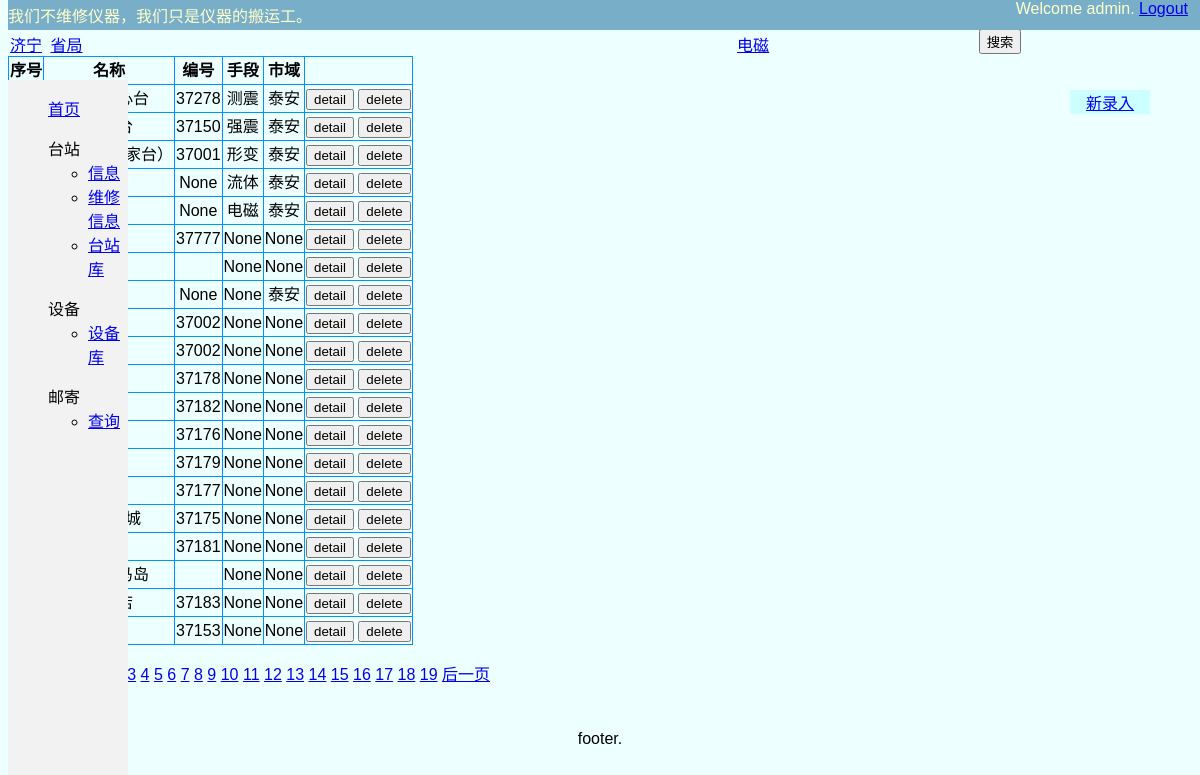
/manager/stationIndex/ (signed in), run on the app's committed database.
### manager/models.py (models this page shows, shortened)
class district(models.Model):
    district = models.CharField(max_length=32, default='', blank=True)
    class Meta:
        verbose_name = 'district'
    def __str__(self):
        return self.district

class measure_means(models.Model):
    means = models.CharField(max_length=32, default='', blank=True)
    def __str__(self):
        return self.means

class station(models.Model):
    code = models.CharField(max_length=32,default='',blank=True)
    name_en = models.CharField(max_length=64,default='',null=True,blank=True)
    name_cn = models.CharField(max_length=64)
    measure_means = models.ForeignKey('measure_means', on_delete=models.CASCADE,null=True,blank=True)
    project_source = models.CharField(max_length=32,blank=True,
                    default='十五',choices=PROCECT_CHOICE)
    district = models.ForeignKey('district', on_delete=models.CASCADE,null=True,blank=True)
    longtitude = models.FloatField(default=None,null=True,blank=True)
    latitude = models.FloatField(default=None,null=True,blank=True)
    heigh = models.FloatField(default=None,null=True,blank=True)
    lithology = models.CharField(max_length=32,default='',blank=True)
    address = models.CharField(max_length=256,default='',blank=True)
    staff_name = models.CharField(max_length=32,default='',blank=True)
    phone = models.CharField(max_length=32,default='',blank=True)
    note = models.TextField(max_length=256,blank=True)
    class Meta:
        verbose_name = '台站列表'
        verbose_name_plural = '台站列表'

### manager/views.py (the view)
# urls.py: path(r'stationIndex/', views.StationIndexView.as_view(), name='stationIndex'),
@method_decorator(login_required(login_url=('/manager/login')), name='dispatch')
class StationIndexView(generic.ListView):
    model = station
    context_object_name = 'station_list'
    template_name = 'manager/indexStation.html'
    paginate_by = 20
    ordering = ['district','name_cn']
    district = 0
    mean = 0
    def get_context_data(self, **kwargs):
        context = super().get_context_data(**kwargs)
        context['districts'] = district.objects.all()
        context['measure_means'] = measure_means.objects.all()
        return context
    def get_queryset(self):
        filter_dict = self.request.GET.dict()
        print('filter:'+str(filter_dict))
        if 'csrfmiddlewaretoken' in filter_dict.keys():
            filter_dict.pop('csrfmiddlewaretoken')
        if 'page' in filter_dict.keys():
            filter_dict.pop('page')
        if 'search_word' in filter_dict.keys():
            search_word = filter_dict['search_word']
            filter_dict.pop('search_word')
            queryset = self.model.objects.filter(**filter_dict).filter(Q(name_cn__icontains=search_word))
        else:
            queryset = self.model.objects.filter(**filter_dict)
        return queryset

### manager/templates/manager/indexStation.html (shortened to what this page needs)
{% extends './base.html' %}
{% block floatBtn %}
<a href="javascript:;" onclick="newRecord('stationIndex')">新录入</a>
{% endblock %}
{% block main %}
<div id="search_field">
{% include './filterDistrict.html' %}
{% include './filterMeasureMean.html' %}
{% include './filterKeyword.html' %}
</div>
<div>
<table id="dataTable" lay-filter="stationIndexTable">
    <thead>
        <tr>
            <th lay-data="{field:'number', width:80, sort: true}">序号</th>
            <th lay-data="{field:'name', width:200, sort: true}">名称</th>
            <th lay-data="{field:'sierialNum', width:80, sort: true}">编号</th>
            <th lay-data="{field:'measure_means', width:80, sort: true}">手段</th>
            <th lay-data="{field:'district', width:80, sort: true}">市域</th>
            <th lay-data="{field:'note', width:200, sort: true}"></th>
        </tr>
    </thead>
    <tbody>
    {% for record in station_list %}
    <tr>
    <td>{{ forloop.counter }}</td>
    <td>{{ record.name_cn }}</td>
    <td>{{ record.code }}</td>
    <td>{{ record.measure_means }}</td>
    <td>{{ record.district }}</td>
    <td><button onclick="edit({{ record.id }})">detail</button>
    <button onclick="deleteUnit({{ record.id }})" >delete</button></td>
    </tr>
    {% endfor %}
    </tbody>
</table>
{% include './paginator.html' %}
<a href="javascript:history.go(-1);">返回上一页</a>
</div>
{% endblock %}

### manager/templates/manager/base.html (shortened to what this page needs)
{% load static %}
<!DOCTYPE html>
<html lang="en">
<head>
    <link rel="stylesheet" type="text/css" href="{% static 'manager/my.css' %}" />
</head>
<body>
<header>
<div id="slogen">我们不维修仪器，我们只是仪器的搬运工。</div>
<div id="loginMenu">
{% if user.is_authenticated %}
<span>Welcome {{ user }}.</span>
<a href="{% url 'manager:logout' %}">Logout</a>
{% else %}
<a href="{% url 'manager:login' %}">Login</a>
{% endif %}
</div>
</header>
{% block body %}
{% if user.is_authenticated %}
<nav>
<div><ul>
       <label><a href="{% url 'manager:home' %}">首页</a></label>
</ul></div>
<div><ul>
        <label>台站</label>
        <ul>
            <li><a href="{% url 'manager:equipStatusIndex' %}">信息</a></li>
            <li><a href="{% url 'manager:equipMaintainIndex' %}">维修信息</a></li>
            <li><a href="{% url 'manager:stationIndex' %}">台站库</a></li>
        </ul>
</ul></div>
<div><ul>
        <label>设备</label>
        <ul>
             <li><a href="{% url 'manager:deviceIndex' %}">设备库</a></li>
        </ul>
</ul></div>
<div><ul>
        <label>邮寄</label>
        <ul>
             <li><a href="{% url 'manager:deleveryIndex' %}">查询</a></li>
        </ul>
</ul></div>
</nav>
{% endif %}
<div class="floatBtn">
{% block floatBtn %}{% endblock %}
</div>
<div class="main">
{% block main %}{% endblock %}
</div>
{% endblock %}
<footer>
footer.
</footer>
</body>
</html>

### manager/templates/manager/filterDistrict.html
 <div class="districtFilter">
 <span class="filterName">市域:</span>
  <a href="javascript:;"><span class="unselected" onclick="setFilter('district','all')">All</span></a>
  {% for district in districts %}
       <a href="javascript:;"><span id="district{{district.id}}" class="unselected" onclick="setFilter('district',{{ district.id }})">{{ district }}</span></a>
  {% endfor %}
 </div>

### manager/templates/manager/filterMeasureMean.html
 <div class="meanFilter">
 <span class="filterName">手段:</span>
  <a href="javascript:;"><span class="unselected" onclick="setFilter('measure_means','all')">All</span></a>
  {% for mean in measure_means %}
       <a href="javascript:;" ><span id="measure_means{{mean.id}}" class="unselected" onclick="setFilter('measure_means',{{ mean.id }})">{{ mean }}</span></a>
  {% endfor %}
 </div>

### manager/static/manager/my.css (style rules this page uses)
body { font-family: sans-serif; background-color: #EEFFFF; }
header { display: inline; width: 100%; height:30px; position:fixed; top:0; z-index:1; opacity:1; color: #ffc; background: #79aec8; }
#slogen { text-align: center; float: left; margin-top: 3px; }
#loginMenu { float: right; padding-right: 20px; }
nav { top:10%; width:120px; height: 100%; margin-left: 0; background-color:#f2f2f2; overflow: hidden; float: left; position:fixed; overflow-y: scroll; }
.floatBtn { position: fixed; width: 80px; top: 90px; right: 50px; background: #CCFFFF; text-align: center; }
.main { display: flex; flex-wrap: wrap; flex-direction: column; }
#search_field { display: flex; text-align: left; }
.filterName { text-align: center; }
.districtFilter a, .meanFilter a { margin: 2px; width: 40px; }
footer { clear:both; text-align:center; padding: 5px; }
table,table tr th, table tr td { border:1px solid #0094ff; }
table { min-height: 25px; line-height: 25px; text-align: center; border-collapse: collapse; padding:2px; }

### data on the page
district: district "济宁"
district: district "省局"
measure_means: means "电磁"
station: code "37278", measure_means "测震", district "泰安"
station: code "37150", measure_means "强震", district "泰安"
station: code "37001", measure_means "形变", district "泰安"
station: code "None", measure_means "流体", district "泰安"
station: code "None", measure_means "电磁", district "泰安"
station: code "37777", measure_means "None", district "None"
station: measure_means "None", district "None"
station: code "None", measure_means "None", district "泰安"
station: code "37002", measure_means "None", district "None"
station: code "37002", measure_means "None", district "None"
station: code "37178", measure_means "None", district "None"
station: code "37182", measure_means "None", district "None"
station: code "37176", measure_means "None", district "None"
station: code "37179", measure_means "None", district "None"
station: code "37177", measure_means "None", district "None"
station: code "37175", measure_means "None", district "None"
station: code "37181", measure_means "None", district "None"
station: measure_means "None", district "None"
station: code "37183", measure_means "None", district "None"
station: code "37153", measure_means "None", district "None"

### other printed values
{{ user }} "admin"
{{ p }} "3" "4" "5" "6" "7" "8" "9" "10" "11" "12" "13" "14" "15" "16" "17" "18" "19"
